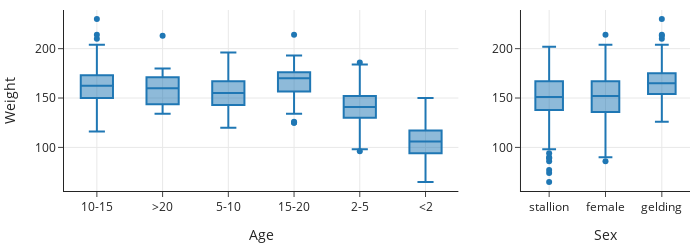

Notebook code for this chart:
### Markdown cell above
Let's look at the features in our dataframe for shapes and relationships that will help us make transformations and models ({numref}`Chapter %s <ch:eda>`). We start by looking at how the categorical features age, sex, and body condition relate to weight:

### Code cell
f1 = px.box(train_set, x="Age", y="Weight", 
            category_orders = {"Age":['<2', '2-5', '5-10', 
                                      '10-15', '15-20', '>20']})
f2 = px.box(train_set, x="Sex", y="Weight")

# We wrote the left_right function as a shorthand for plotly's make_subplots
fig = left_right(f1, f2, column_widths=[0.7, 0.3])

fig.update_xaxes(title='Age', row=1, col=1)
fig.update_xaxes(title='Sex', row=1, col=2)
fig.update_yaxes(title='Weight', row=1, col=1)

### Figure 1 — Plotly figure (JSON) as saved in the notebook; plotly's stock layout.template omitted (floating-point values rounded to 4 significant figures; data arrays with more than 128 entries replaced by an {"elided": "..."} marker saying what was removed)
{"data": [{"alignmentgroup": "True", "hovertemplate": "Age=%{x}<br>Weight=%{y}<extra></extra>", "legendgroup": "", "marker": {"color": "#1F77B4"}, "name": "", "notched": false, "offsetgroup": "", "orientation": "v", "showlegend": false, "type": "box", "x": {"elided": "433 str values"}, "x0": " ", "xaxis": "x", "y": {"elided": "433 int values"}, "y0": " ", "yaxis": "y"}, {"alignmentgroup": "True", "hovertemplate": "Sex=%{x}<br>Weight=%{y}<extra></extra>", "legendgroup": "", "marker": {"color": "#1F77B4"}, "name": "", "notched": false, "offsetgroup": "", "orientation": "v", "showlegend": false, "type": "box", "x": {"elided": "433 str values"}, "x0": " ", "xaxis": "x2", "y": {"elided": "433 int values"}, "y0": " ", "yaxis": "y2"}], "layout": {"height": 250, "width": 700, "xaxis": {"anchor": "y", "domain": [0, 0.63], "title": {"text": "Age"}}, "xaxis2": {"anchor": "y2", "domain": [0.73, 1], "title": {"text": "Sex"}}, "yaxis": {"anchor": "x", "domain": [0, 1], "title": {"text": "Weight"}}, "yaxis2": {"anchor": "x2", "domain": [0, 1]}}}
